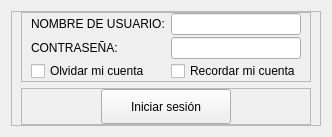
                   <widget class="QWidget" name="input">
                    <layout class="QVBoxLayout" name="verticalLayout_35">
                     <item>
                      <widget class="QFrame" name="frame_input_login">
                       <property name="frameShape">
                        <enum>QFrame::StyledPanel</enum>
                       </property>
                       <property name="frameShadow">
                        <enum>QFrame::Raised</enum>
                       </property>
                       <layout class="QVBoxLayout" name="verticalLayout_34">
                        <property name="topMargin">
                         <number>0</number>
                        </property>
                        <property name="bottomMargin">
                         <number>0</number>
                        </property>
                        <item>
                         <widget class="QFrame" name="frame_34">
                          <property name="maximumSize">
                           <size>
                            <width>16777215</width>
                            <height>150</height>
                           </size>
                          </property>
                          <property name="frameShape">
                           <enum>QFrame::StyledPanel</enum>
                          </property>
                          <property name="frameShadow">
                           <enum>QFrame::Raised</enum>
                          </property>
                          <layout class="QGridLayout" name="gridLayout_5">
                           <property name="topMargin">
                            <number>0</number>
                           </property>
                           <property name="bottomMargin">
                            <number>0</number>
                           </property>
                           <property name="verticalSpacing">
                            <number>2</number>
                           </property>
                           <item row="0" column="0">
                            <widget class="QLabel" name="label_83">
                             <property name="styleSheet">
                              <string notr="true">font: 10pt &quot;Times New Roman&quot;;</string>
                             </property>
                             <property name="text">
                              <string>NOMBRE DE USUARIO:</string>
                             </property>
                            </widget>
                           </item>
                           <item row="1" column="0">
                            <widget class="QLabel" name="label_82">
                             <property name="styleSheet">
                              <string notr="true">font: 10pt &quot;Times New Roman&quot;;</string>
                             </property>
                             <property name="text">
                              <string>CONTRASEÑA:</string>
                             </property>
                            </widget>
                           </item>
                           <item row="0" column="1">
                            <widget class="QLineEdit" name="txt_usuario"/>
                           </item>
                           <item row="1" column="1">
                            <widget class="QLineEdit" name="txt_contra">
                             <property name="focusPolicy">
                              <enum>Qt::StrongFocus</enum>
                             </property>
                            </widget>
                           </item>
                           <item row="2" column="1">
                            <widget class="QCheckBox" name="ch_recordar_cuenta">
                             <property name="focusPolicy">
                              <enum>Qt::NoFocus</enum>
                             </property>
                             <property name="text">
                              <string>Recordar mi cuenta</string>
                             </property>
                            </widget>
                           </item>
                           <item row="2" column="0">
                            <widget class="QCheckBox" name="ch_olvidar_cuenta">
                             <property name="text">
                              <string>Olvidar mi cuenta</string>
                             </property>
                            </widget>
                           </item>
                          </layout>
                         </widget>
                        </item>
                        <item>
                         <widget class="QFrame" name="frame_38">
                          <property name="maximumSize">
                           <size>
                            <width>16777215</width>
                            <height>40</height>
                           </size>
                          </property>
                          <property name="frameShape">
                           <enum>QFrame::StyledPanel</enum>
                          </property>
                          <property name="frameShadow">
                           <enum>QFrame::Raised</enum>
                          </property>
                          <layout class="QHBoxLayout" name="horizontalLayout_41">
                           <property name="spacing">
                            <number>1</number>
                           </property>
                           <property name="topMargin">
                            <number>0</number>
                           </property>
                           <property name="bottomMargin">
                            <number>0</number>
                           </property>
                           <item>
                            <widget class="QPushButton" name="btn_iniciar">
                             <property name="minimumSize">
                              <size>
                               <width>0</width>
                               <height>35</height>
                              </size>
                             </property>
                             <property name="maximumSize">
                              <size>
                               <width>130</width>
                               <height>16777215</height>
                              </size>
                             </property>
                             <property name="focusPolicy">
                              <enum>Qt::TabFocus</enum>
                             </property>
                             <property name="text">
                              <string notr="true">Iniciar sesión</string>
                             </property>
                             <property name="checkable">
                              <bool>false</bool>
                             </property>
                             <property name="autoExclusive">
                              <bool>false</bool>
                             </property>
                             <property name="autoDefault">
                              <bool>false</bool>
                             </property>
                             <property name="default">
                              <bool>false</bool>
                             </property>
                             <property name="flat">
                              <bool>false</bool>
                             </property>
                            </widget>
                           </item>
                          </layout>
                         </widget>
                        </item>
                       </layout>
                      </widget>
                     </item>
                    </layout>
                   </widget>
